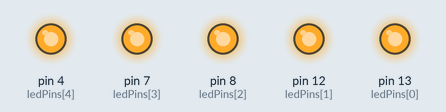
Recording of a sketch running on a simulated Arduino Uno, built with avr-gcc and run on an emulated ATmega328P. Parts: output pins drawn as LEDs (lit = HIGH).

Above: at 0.5 s.
At 3.5 s:
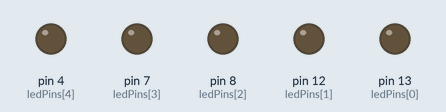
Timing chart, 0 to 4.6 s (numbered marks = the images above):
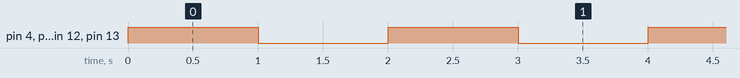

The sketch:

L1_Unison_LEDS.ino.ino
```cpp
int ledPins[] = {13, 12, 8, 7, 4}; // Set LED pins
int ledCount = sizeof(ledPins) / sizeof(int); // Count number of LEDs

void setup() {
  for (int i = 0; i < ledCount; i++) {
    pinMode(ledPins[i], OUTPUT); // Set LED pins as output
  }
}

void loop() {
  // for (int i = 0; i < ledCount; i++) {
  //   digitalWrite(ledPins[i], HIGH); // Turn all LEDs on
  // }
  // delay(500); // Wait for 500ms
  // for (int i = 0; i < ledCount; i++) {
  //   digitalWrite(ledPins[i], LOW); // Turn all LEDs off
  // }
  // delay(500); // Wait for 500ms

UnisonBlinker(ledCount,1000);

}


void UnisonBlinker(int ledCount,int delayTime){

   for (int i = 0; i < ledCount; i++) {
    digitalWrite(ledPins[i], HIGH); // Turn all LEDs on
  }
  delay(delayTime); // Wait
  for (int i = 0; i < ledCount; i++) {
    digitalWrite(ledPins[i], LOW); // Turn all LEDs off
  }
  delay(delayTime); // Wait

}
```

Measured:
- by itself, pin 4 (ledPins[4]), pin 7 (ledPins[3]), pin 8 (ledPins[2]), pin 12 (ledPins[1]), pin 13 (ledPins[0]): alternates HIGH for 1.0 s and LOW for 1.0 s
